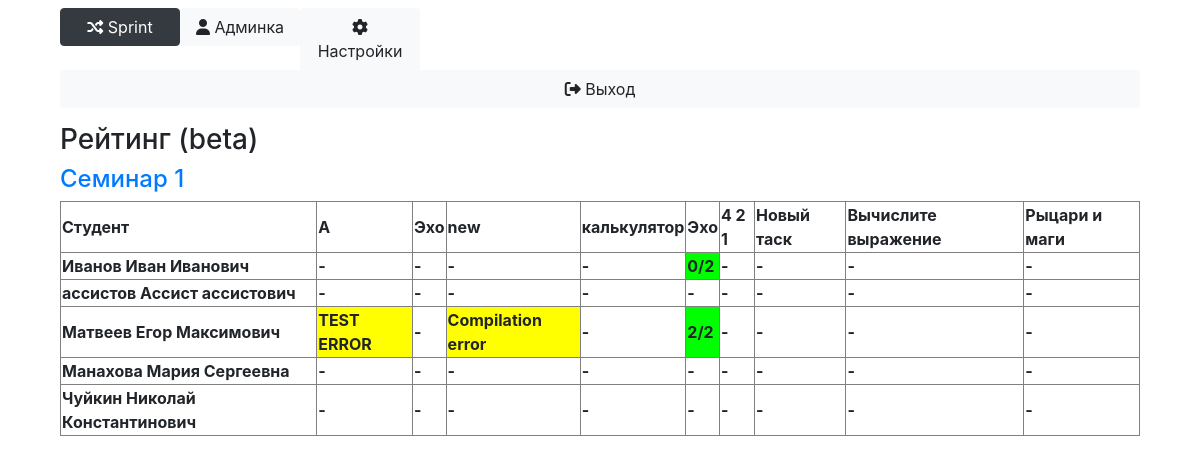
/rating?block_id=50 (signed in), run on an earlier commit of the app's database.
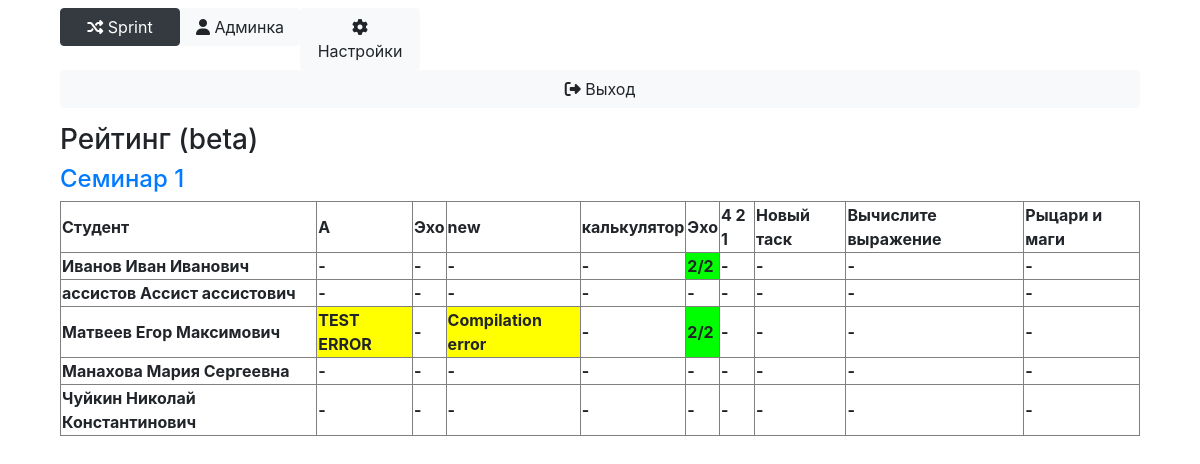
And on a later commit of the database.
### Main/models.py (models this page shows, shortened)
class Block(models.Model):
    name = models.TextField()
    course = models.ForeignKey(Course, on_delete=models.CASCADE)
    time_start = models.DateTimeField()
    time_end = models.DateTimeField()
    opened = models.BooleanField(default=False)
    show_rating = models.BooleanField(default=True)
    @property
    def tasks(self):
        return Task.objects.filter(block=self)

class Task(models.Model):
    name = models.TextField()
    block = models.ForeignKey(Block, on_delete=models.CASCADE)
    legend = models.TextField(default='')
    input = models.TextField(default='')
    output = models.TextField(default='')
    specifications = models.TextField(default='')
    time_limit = models.IntegerField(default=10000)
    weight = models.FloatField(default=1.0)
    max_mark = models.IntegerField(default=10)
    max_solutions_count = models.IntegerField(default=10)
    show_result = models.BooleanField(default=True)
    show_details = models.BooleanField(default=False)
    full_solution = models.BooleanField(default=False)
    mark_formula = models.TextField(default='None')

class Subscribe(models.Model):
    user = models.ForeignKey(User, on_delete=models.CASCADE)
    course = models.ForeignKey(Course, on_delete=models.CASCADE)
    is_assistant = models.BooleanField(default=False)

class UserInfo(models.Model):
    surname = models.TextField()
    name = models.TextField()
    middle_name = models.TextField()
    group = models.TextField()
    user = models.OneToOneField(User, on_delete=models.CASCADE, null=True)
    def __str__(self):
        return "{} {} {}".format(self.surname, self.name, self.middle_name)

class Solution(models.Model):
    task = models.ForeignKey(Task, on_delete=models.CASCADE)
    user = models.ForeignKey(User, on_delete=models.CASCADE)
    result = models.TextField()
    details = models.TextField(default='')
    time_sent = models.DateTimeField(null=True)
    mark = models.IntegerField(null=True)
    comment = models.TextField(default='')

### Main/views.py (the view)
# urls.py: path('rating', views.rating),
def rating(request):
    current_block = Block.objects.get(id=request.GET['block_id'])
    if not check_admin_on_course(request.user, current_block.course) and not current_block.show_rating:
        return HttpResponseRedirect('/main')
    return render(request, 'rating.html', context={'Block': Block.objects.get(id=request.GET['block_id'])})

### Main/context_processors.py (called while the page is built)
def attributes(request):
	return {
		'current_page': 'settings' if '/settings' == request.path else 'admin' if '/admin/' in request.path else 'main',
		'is_admin': check_admin(request.user)
	}

### Main/main.py (called while the page is built)
def check_login(user):
    return user.is_authenticated

def check_admin(user):
    if check_teacher(user):
        return True
    if not check_login(user):
        return False
    return len(Subscribe.objects.filter(user=user, is_assistant=True)) > 0

def check_teacher(user):
    return user.is_staff and check_login(user)

def check_admin_on_course(user, course):
    if user.is_superuser:
        return True
    try:
        s = Subscribe.objects.get(user=user, course=course)
    except ObjectDoesNotExist:
        return False
    return s.is_assistant or user.is_staff

### Main/models.py (called while the page is built)
    @property
    def subscribes(self):
        return sorted(Subscribe.objects.filter(course=self), key=lambda s: s.user.email)

### Main/templatetags/filters.py (called while the page is built)
@register.filter('userinfo_by_user')
def userinfo_by_user(user):
    return UserInfo.objects.get(user=user)

@register.filter('mark_status')
def mark_status(user, task):
    sols = Solution.objects.filter(user=user, task=task)
    if len(sols) == 0:
        return '-'
    return sols.last().result

@register.filter('fully_marked')
def fully_marked(user, task):
    return len(Solution.objects.filter(user=user, task=task, mark=None)) == 0

### templates/rating.html (shortened to what this page needs)
{% extends 'base.html' %}
{% load filters %}
{% block content %}
	<h3>Рейтинг (beta)</h3>
	<h4><a href="/{% if current_page == 'admin' %}admin/{% endif %}block?id={{ Block.id }}">{{ Block.name }}</a></h4>
	<table border="1px solid black" style="width: 100%;">
		<thead>
			<tr>
				<th scope="col">Студент</th>
				{% for task in Block.tasks %}
					<th>{{ task.name }}</th>
				{% endfor %}
			</tr>
		</thead>
		<tbody>
			{% for sub in Block.course.subscribes %}
					<tr>
						<th scope="row">{{ sub.user|userinfo_by_user }}</th>
						{% for task in Block.tasks %}
							{% with status=sub.user|mark_status:task %}
								<th style="background-color: {% if status == '-' %}white{% else %}{% if sub.user|fully_marked:task %}lime{% else %}yellow{% endif %}{% endif %};">
									{% if current_page == 'admin' and status != '-' %}
										<a style="color: black;" href="/admin/solutions?block_id={{ Block.id }}&user={{ sub.user|userinfo_by_user }}&task_name={{ task.name }}">{{ status }}</a>
									{% else %}
										{{ status }}
									{% endif %}
								</th>
							{% endwith %}
						{% endfor %}
					</tr>
			{% endfor %}
		</tbody>
	</table>
{% endblock %}

### templates/base.html (shortened to what this page needs)
<!DOCTYPE HTML PUBLIC "-//W3C//DTD HTML 4.01//EN"
  "http://www.w3.org/TR/html4/strict.dtd">
{% load static %}
<html lang="en">
	<head>
        <link rel="stylesheet" href="https://stackpath.bootstrapcdn.com/bootstrap/4.5.0/css/bootstrap.min.css">
		<link rel="stylesheet" type="text/css" href={% static "css/styles.css" %}>
        <link rel="stylesheet" href="//code.jquery.com/ui/1.12.1/themes/base/jquery-ui.css">
	</head>
	<body onload="{% block onload %}{% endblock %}">
		<div class="main_div">
            <header class="mt-2 mb-2" role="banner">
                <div class="row no-gutters top-buffer">
                    <div class="col" style="min-width: 100px;">
                        <button type="button" class="btn {% if current_page == 'main' %}btn-dark{% else %}btn-light{% endif %} btn-block top-button" onclick="main()"><i class="fa fa-random"></i> Sprint</button>
                    </div>
                    {% if is_admin %}
                    <div class="col" style="min-width: 100px;">
                        <button type="button" class="btn {% if current_page == 'admin' %}btn-dark{% else %}btn-light{% endif %} btn-block top-button" onclick="admin()"><i class="fa fa-user"></i> Админка</button>
                    </div>
                    {% endif %}
                    <div class="col" style="min-width: 100px;">
                        <button type="button" class="btn {% if current_page == 'settings' %}btn-dark{% else %}btn-light{% endif %} btn-block top-button"  onclick="settings()"><i class="fa fa-cog"></i> Настройки</button>
                    </div>
                    <div class="col-{% if is_admin %}8{% else %}9{% endif %}">
                    </div>
                    <div class="col" style="min-width: 100px;">
                        <button type="button" class="btn btn-light btn-block top-button" onclick="logout()"><i class="fa fa-sign-out"></i> Выход</button>
                    </div>
                </div>
            </header>
            {% block content %}{% endblock %}
        </div>
	</body>
</html>

### static/css/styles.css (style rules this page uses)
.main_div { margin-left: 5%; margin-right: 5%; }
.top-buffer { margin-bottom:15px; }
.top-button { min-width: 100px; display: inline-block; }

What changed in the data, as far as the page shows it:
removed Solution: result "0/2"
added Solution: result "2/2"
